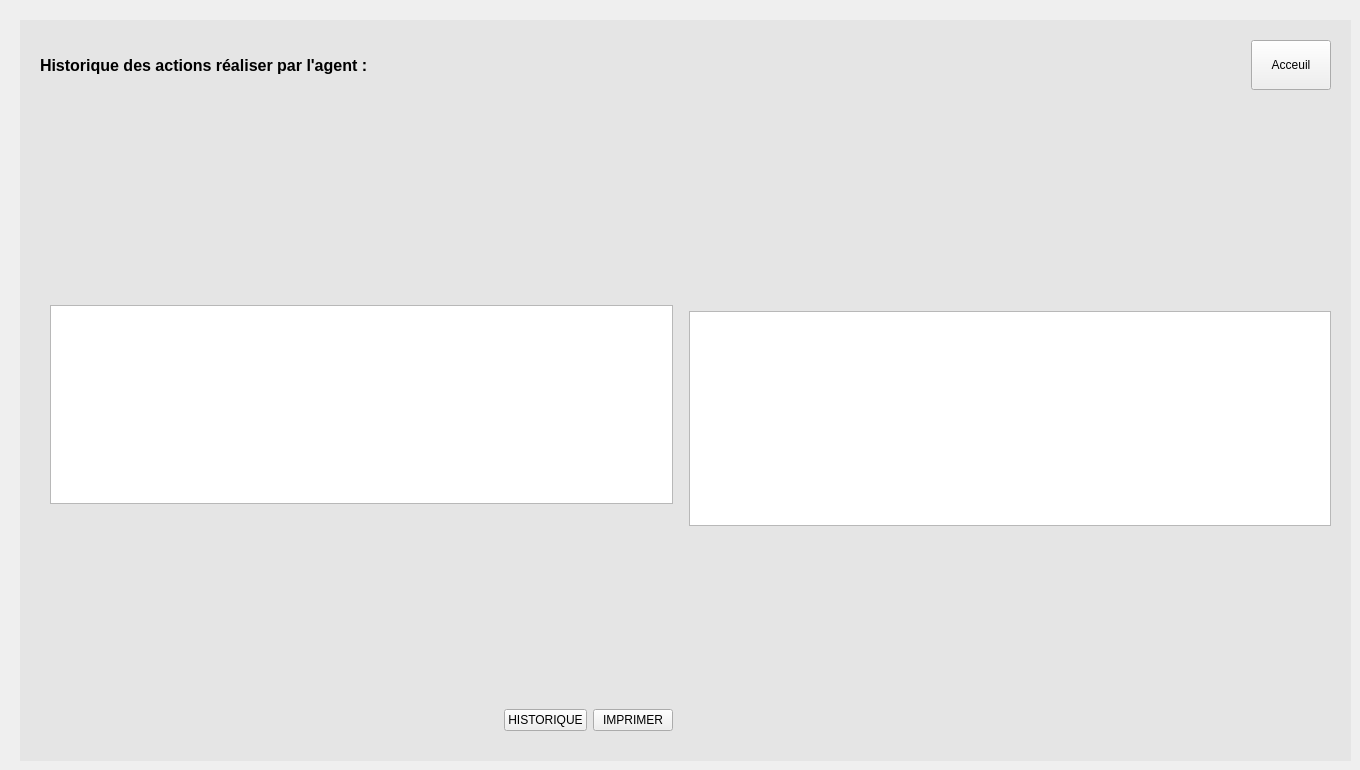
    <widget class="QWidget" name="page_2">
     <widget class="QWidget" name="gridWidgetH" native="true">
      <property name="geometry">
       <rect>
        <x>20</x>
        <y>20</y>
        <width>1331</width>
        <height>741</height>
       </rect>
      </property>
      <property name="styleSheet">
       <string notr="true">#gridWidgetH {
	background : #e5e5e5;
}</string>
      </property>
      <layout class="QGridLayout" name="gridLayout_3">
       <property name="leftMargin">
        <number>20</number>
       </property>
       <property name="topMargin">
        <number>20</number>
       </property>
       <property name="rightMargin">
        <number>20</number>
       </property>
       <property name="bottomMargin">
        <number>20</number>
       </property>
       <item row="1" column="2">
        <layout class="QHBoxLayout" name="horizontalLayout_9">
         <item>
          <spacer name="horizontalSpacer_9">
           <property name="orientation">
            <enum>Qt::Horizontal</enum>
           </property>
           <property name="sizeHint" stdset="0">
            <size>
             <width>40</width>
             <height>20</height>
            </size>
           </property>
          </spacer>
         </item>
         <item>
          <widget class="QPushButton" name="PBacceuil_3">
           <property name="enabled">
            <bool>true</bool>
           </property>
           <property name="minimumSize">
            <size>
             <width>0</width>
             <height>50</height>
            </size>
           </property>
           <property name="text">
            <string>Acceuil</string>
           </property>
          </widget>
         </item>
        </layout>
       </item>
       <item row="2" column="1">
        <layout class="QVBoxLayout" name="verticalLayout_8">
         <property name="leftMargin">
          <number>10</number>
         </property>
         <property name="topMargin">
          <number>10</number>
         </property>
         <property name="rightMargin">
          <number>10</number>
         </property>
         <property name="bottomMargin">
          <number>10</number>
         </property>
         <item>
          <spacer name="verticalSpacer_10">
           <property name="orientation">
            <enum>Qt::Vertical</enum>
           </property>
           <property name="sizeHint" stdset="0">
            <size>
             <width>20</width>
             <height>40</height>
            </size>
           </property>
          </spacer>
         </item>
         <item>
          <widget class="QTextBrowser" name="textBrowser">
           <property name="minimumSize">
            <size>
             <width>0</width>
             <height>0</height>
            </size>
           </property>
          </widget>
         </item>
         <item>
          <spacer name="verticalSpacer_9">
           <property name="orientation">
            <enum>Qt::Vertical</enum>
           </property>
           <property name="sizeHint" stdset="0">
            <size>
             <width>20</width>
             <height>40</height>
            </size>
           </property>
          </spacer>
         </item>
         <item>
          <layout class="QHBoxLayout" name="horizontalLayout_12">
           <item>
            <spacer name="horizontalSpacer_10">
             <property name="orientation">
              <enum>Qt::Horizontal</enum>
             </property>
             <property name="sizeHint" stdset="0">
              <size>
               <width>40</width>
               <height>20</height>
              </size>
             </property>
            </spacer>
           </item>
           <item>
            <widget class="QPushButton" name="pushButton_6">
             <property name="text">
              <string>HISTORIQUE</string>
             </property>
            </widget>
           </item>
           <item>
            <widget class="QPushButton" name="pushButton_4">
             <property name="text">
              <string>IMPRIMER</string>
             </property>
            </widget>
           </item>
          </layout>
         </item>
        </layout>
       </item>
       <item row="2" column="2">
        <layout class="QVBoxLayout" name="verticalLayout_9">
         <item>
          <spacer name="verticalSpacer_11">
           <property name="orientation">
            <enum>Qt::Vertical</enum>
           </property>
           <property name="sizeHint" stdset="0">
            <size>
             <width>20</width>
             <height>40</height>
            </size>
           </property>
          </spacer>
         </item>
         <item>
          <widget class="QTextEdit" name="textEdit">
           <property name="minimumSize">
            <size>
             <width>0</width>
             <height>0</height>
            </size>
           </property>
          </widget>
         </item>
         <item>
          <spacer name="verticalSpacer_12">
           <property name="orientation">
            <enum>Qt::Vertical</enum>
           </property>
           <property name="sizeHint" stdset="0">
            <size>
             <width>20</width>
             <height>40</height>
            </size>
           </property>
          </spacer>
         </item>
        </layout>
       </item>
       <item row="1" column="1">
        <widget class="QLabel" name="label_8">
         <property name="font">
          <font>
           <pointsize>12</pointsize>
           <weight>75</weight>
           <bold>true</bold>
          </font>
         </property>
         <property name="text">
          <string>Historique des actions réaliser par l'agent :</string>
         </property>
        </widget>
       </item>
      </layout>
     </widget>
    </widget>
